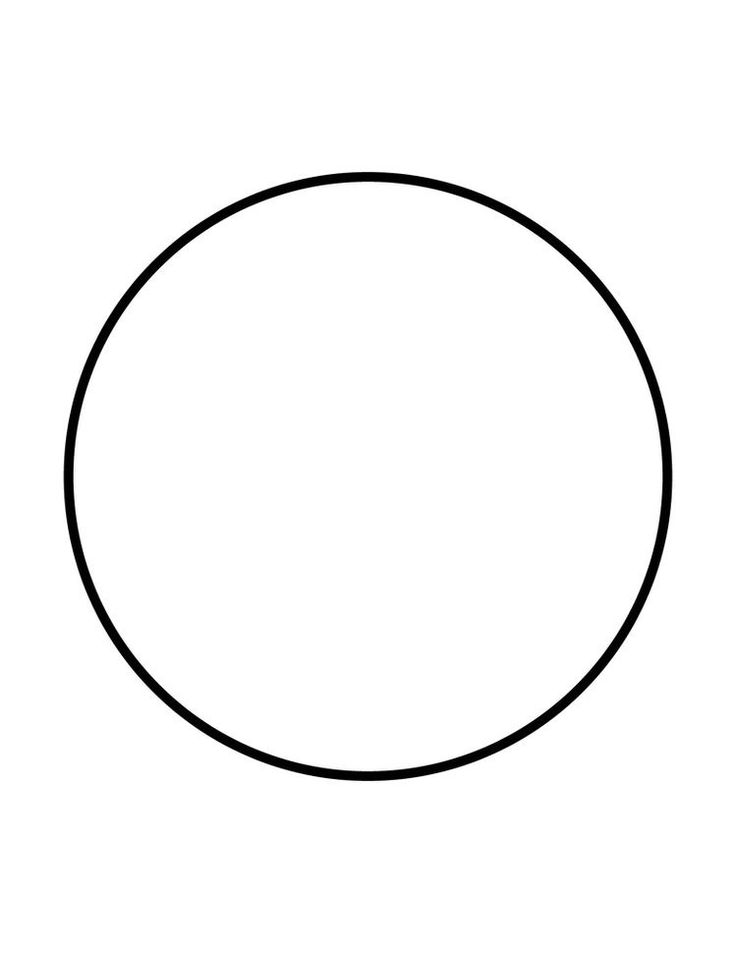
#> input picture cember.jpg, 736 x 953 px
$ python cember_standart.py
#> lines starting #> are read from the running program, lines starting #| are printed output that depends on the picture; after the words box and inside, x2 and y2 are one past the last pixel; in counts of white or black regions, pixels touching at a corner belong together
import cv2
import numpy as np

# 1. Görüntü Yükleme ve Ön İşleme
image_path = "cember.jpg"
image = cv2.imread(image_path)
#> image is the input picture: shape (953, 736, 3); min 0, max 255, mean 248.4
if image is None:
    raise FileNotFoundError(f"'{image_path}' dosyası bulunamadı. Dosya yolunu kontrol edin.")

gray = cv2.cvtColor(image, cv2.COLOR_BGR2GRAY)
edges = cv2.Canny(gray, threshold1=30, threshold2=100)
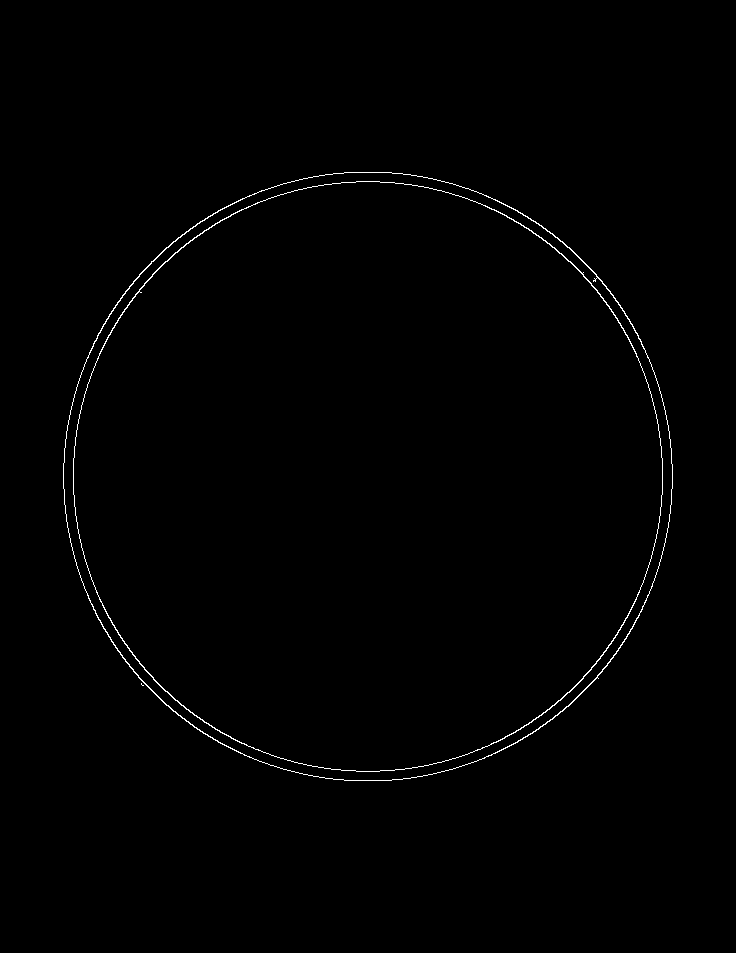
#> edges: shape (953, 736); 0.63% white in thin lines or dots, all inside (x1, y1, x2, y2) = (63, 172, 673, 781)
edges_median = cv2.medianBlur(edges, 3)
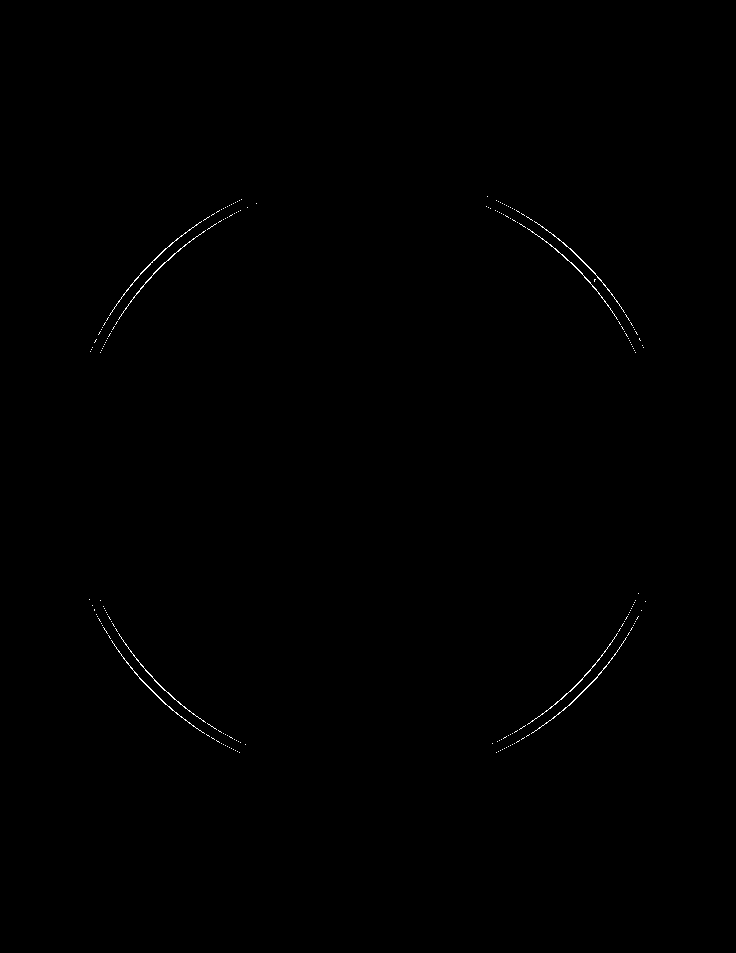
#> edges_median: shape (953, 736); 0.22% white in thin lines or dots, all inside (x1, y1, x2, y2) = (89, 196, 646, 753)

H, W = edges_median.shape
#> H = 953; W = 736

# 2. Parametreler ve Look-up Table (LUT)
r_min = 20
r_max = 120
r_step = 2
radii = np.arange(r_min, r_max, r_step)
num_radii = len(radii)

thetas = np.deg2rad(np.arange(0, 360, 2))
cos_thetas = np.cos(thetas)
sin_thetas = np.sin(thetas)

# 3. 3 Boyutlu Oylama Matrisi ve Standart Oylama İşlemi
accumulator = np.zeros((H, W, num_radii), dtype=np.uint32)
edge_pixels = np.argwhere(edges_median > 0)
#> edge_pixels = 1524 pairs, first value 196 to 752, second value 89 to 645

print("--- Standart Cember Oylamasi Basliyor ---")
print(f"Kenar piksel sayisi: {len(edge_pixels)}")
#| Kenar piksel sayisi: 1524
print(f"Test edilen yaricap sayisi: {num_radii}")

for y, x in edge_pixels:
    for r_idx, r in enumerate(radii):
        a_coords = np.round(x - r * cos_thetas).astype(int)
        b_coords = np.round(y - r * sin_thetas).astype(int)

        valid = (a_coords >= 0) & (a_coords < W) & (b_coords >= 0) & (b_coords < H)
        accumulator[b_coords[valid], a_coords[valid], r_idx] += 1
#> this loop made 1524 passes
#> (y, x) on passes 1 to 3: (196, 487), (199, 241), (200, 239)

print("3B oylama matrisi olusturuldu.")

# 4. Oylama Matrisinin Görsel Olarak Kaydedilmesi
projection_2d = np.max(accumulator, axis=2)
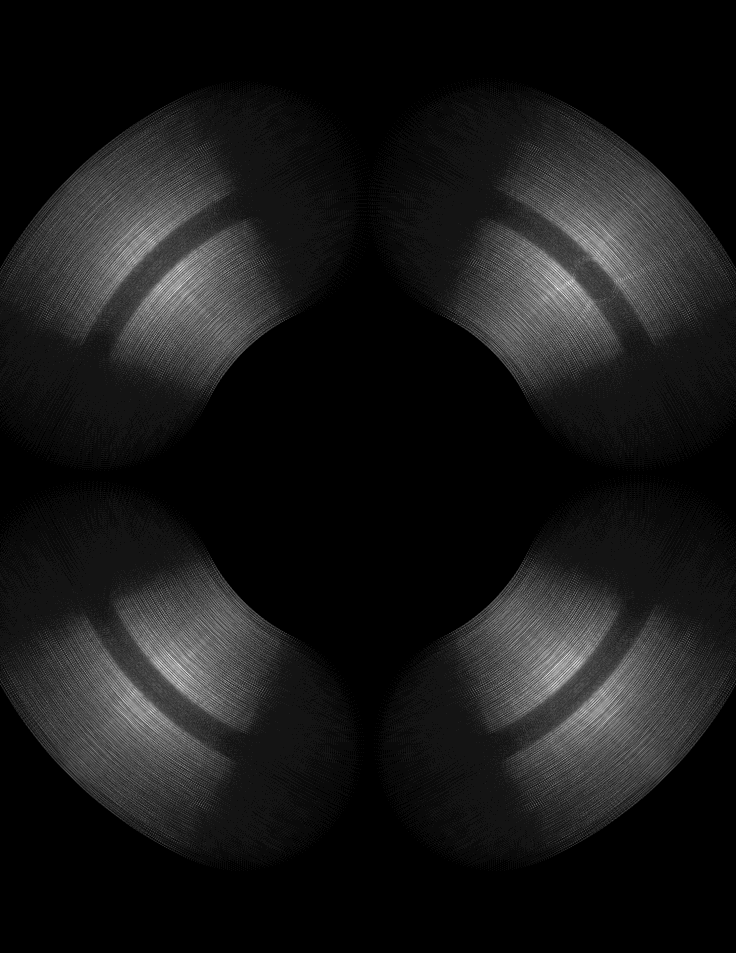
#> projection_2d: shape (953, 736) uint32; min 0, max 25, mean 2.4; drawn with min black and max white
#> (the run stopped early here; a loop or call above may not have finished)
